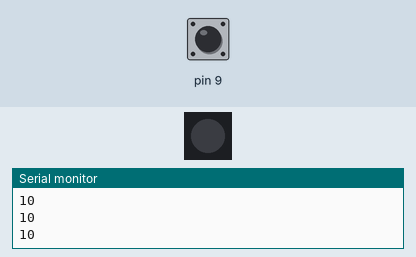
Simulated run of this sketch. Board: Arduino Uno, built with avr-gcc and run on an emulated ATmega328P. Shown: 1 RGB LEDs in strip order, left to right, the last lines printed to the serial monitor. Inputs (shaded band) come from the test bench; at power-on: pin 9 HIGH. Dim RGB values are drawn brighter than linear.

Above: at 1.2 s.
1.3 s: pin 9 pulled LOW for 0.15 s
At 1.39 s:
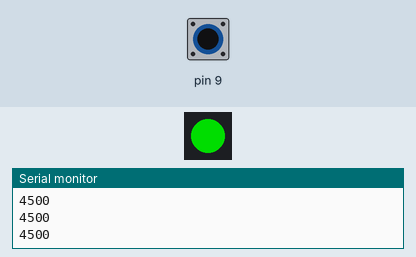
2.9 s: pin 9 pulled LOW for 3.2 s
At 6.6 s:
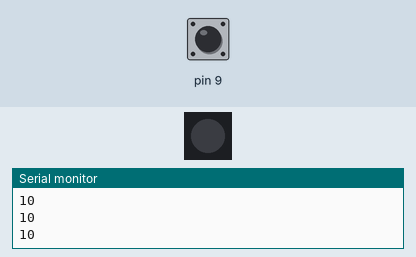
Timing chart, 0 to 8.1 s (numbered marks = the images above; inputs shaded):
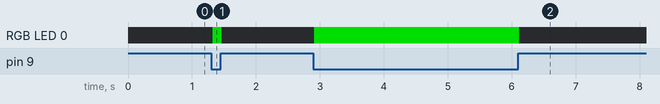

The sketch:

capacitiveSensor_NeoPixel.ino
```cpp
// (licence header left out)
/*
Instructions:
You will need to install the Capacitive Library
https://www.arduino.cc/reference/en/libraries/capacitivesensor/
https://github.com/PaulStoffregen/CapacitiveSensor

Download the library and move it to the library folder of your Arduino folder.
Reopen Arduino and install the library (Sketch→Import Library)
Materials needed:
Skin Capacitive Sensor built in class
1 M0Hm Resistor
Flora
*/


// Including Capacitive Sensor Library
#include <CapacitiveSensor.h>
// capacitive sensing constant
CapacitiveSensor sensor = CapacitiveSensor(10, 9);  // 1M resistor between pins 10 & 9, pin 9 is sensor pin


// Including Adafruit Neopixel Library
#include <Adafruit_NeoPixel.h>
// Which pin on the FLORA is connected to the NeoPixels?
#define PIN 8  // On Trinket or Gemma, suggest changing this to 1
// How many NeoPixels are attached to the FLORA?
#define NUMPIXELS 1  // Popular NeoPixel ring size
Adafruit_NeoPixel pixels(NUMPIXELS, PIN, NEO_GRB + NEO_KHZ800);
#define DELAYVAL 500  // Time (in milliseconds) to pause between pixels

/*
******************************************************************************
*/

void setup() {
  Serial.begin(115200);
  pixels.begin();  // INITIALIZE NeoPixel object (REQUIRED)
}

void loop() {
  long measurement = sensor.capacitiveSensor(30);

  Serial.println(measurement); // Check the Serial Monitor to see how the values changes when touching or not touching
  delay(10);

  if (measurement > 1100) { // This threshold will depend on your measured values
    pixels.clear();  // Set my pixel colors to 'off'
    // pixels.Color() takes RGB values, from 0,0,0 up to 255,255,255
    // Here we're using a moderately bright green color:
    pixels.setPixelColor(0, pixels.Color(0, 150, 0));
    pixels.show();    // Send the updated pixel colors to the hardware.
    //delay(DELAYVAL);  // Pause before next pass through loop
  }else{
  pixels.clear();  // Set my pixel colors to 'off'
  pixels.setPixelColor(0, pixels.Color(0, 0, 0)); // r,g,b in 0 means black - off
  pixels.show();    // Send the updated pixel colors to the hardware.
  }
}
```

Measured:
- after the input at 1.3 s, RGB LED 0: off → RGB(0, 150, 0) at once, → off 0.15 s later
- after the input at 2.9 s, RGB LED 0: off → RGB(0, 150, 0) at once, → off 3.2 s later
